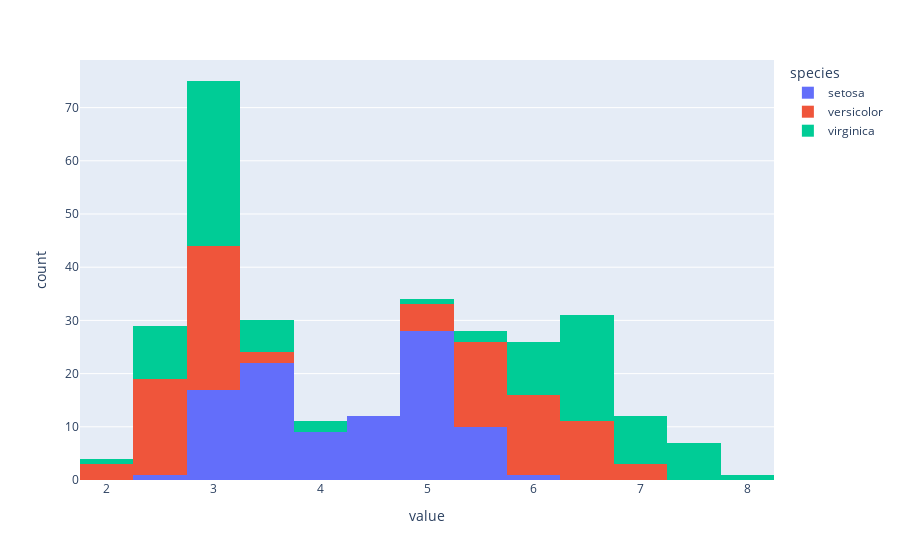

Write notebook code for a chart like this one.
### Markdown cell above
```
Plot sepal_length and sepal_width features on the same histogram. 
```

### Code cell
fig = px.histogram(df, x=["sepal_width","sepal_length"], color="species", nbins =20)
fig.show()

### Figure 1 — Plotly figure (JSON) as saved in the notebook; plotly's stock layout.template omitted (floating-point values rounded to 4 significant figures)
{"data": [{"alignmentgroup": "True", "bingroup": "x", "hovertemplate": "species=setosa<br>value=%{x}<br>count=%{y}<extra></extra>", "legendgroup": "setosa", "marker": {"color": "#636efa"}, "name": "setosa", "nbinsx": 20, "offsetgroup": "setosa", "orientation": "v", "showlegend": true, "type": "histogram", "x": [3.5, 3, 3.2, 3.1, 3.6, 3.9, 3.4, 3.4, 2.9, 3.1, 3.7, 3.4, 3, 3, 4, 4.4, 3.9, 3.5, 3.8, 3.8, 3.4, 3.7, 3.6, 3.3, 3.4, 3, 3.4, 3.5, 3.4, 3.2, 3.1, 3.4, 4.1, 4.2, 3.1, 3.2, 3.5, 3.1, 3, 3.4, 3.5, 2.3, 3.2, 3.5, 3.8, 3, 3.8, 3.2, 3.7, 3.3, 5.1, 4.9, 4.7, 4.6, 5, 5.4, 4.6, 5, 4.4, 4.9, 5.4, 4.8, 4.8, 4.3, 5.8, 5.7, 5.4, 5.1, 5.7, 5.1, 5.4, 5.1, 4.6, 5.1, 4.8, 5, 5, 5.2, 5.2, 4.7, 4.8, 5.4, 5.2, 5.5, 4.9, 5, 5.5, 4.9, 4.4, 5.1, 5, 4.5, 4.4, 5, 5.1, 4.8, 5.1, 4.6, 5.3, 5], "xaxis": "x", "yaxis": "y"}, {"alignmentgroup": "True", "bingroup": "x", "hovertemplate": "species=versicolor<br>value=%{x}<br>count=%{y}<extra></extra>", "legendgroup": "versicolor", "marker": {"color": "#EF553B"}, "name": "versicolor", "nbinsx": 20, "offsetgroup": "versicolor", "orientation": "v", "showlegend": true, "type": "histogram", "x": [3.2, 3.2, 3.1, 2.3, 2.8, 2.8, 3.3, 2.4, 2.9, 2.7, 2, 3, 2.2, 2.9, 2.9, 3.1, 3, 2.7, 2.2, 2.5, 3.2, 2.8, 2.5, 2.8, 2.9, 3, 2.8, 3, 2.9, 2.6, 2.4, 2.4, 2.7, 2.7, 3, 3.4, 3.1, 2.3, 3, 2.5, 2.6, 3, 2.6, 2.3, 2.7, 3, 2.9, 2.9, 2.5, 2.8, 7, 6.4, 6.9, 5.5, 6.5, 5.7, 6.3, 4.9, 6.6, 5.2, 5, 5.9, 6, 6.1, 5.6, 6.7, 5.6, 5.8, 6.2, 5.6, 5.9, 6.1, 6.3, 6.1, 6.4, 6.6, 6.8, 6.7, 6, 5.7, 5.5, 5.5, 5.8, 6, 5.4, 6, 6.7, 6.3, 5.6, 5.5, 5.5, 6.1, 5.8, 5, 5.6, 5.7, 5.7, 6.2, 5.1, 5.7], "xaxis": "x", "yaxis": "y"}, {"alignmentgroup": "True", "bingroup": "x", "hovertemplate": "species=virginica<br>value=%{x}<br>count=%{y}<extra></extra>", "legendgroup": "virginica", "marker": {"color": "#00cc96"}, "name": "virginica", "nbinsx": 20, "offsetgroup": "virginica", "orientation": "v", "showlegend": true, "type": "histogram", "x": [3.3, 2.7, 3, 2.9, 3, 3, 2.5, 2.9, 2.5, 3.6, 3.2, 2.7, 3, 2.5, 2.8, 3.2, 3, 3.8, 2.6, 2.2, 3.2, 2.8, 2.8, 2.7, 3.3, 3.2, 2.8, 3, 2.8, 3, 2.8, 3.8, 2.8, 2.8, 2.6, 3, 3.4, 3.1, 3, 3.1, 3.1, 3.1, 2.7, 3.2, 3.3, 3, 2.5, 3, 3.4, 3, 6.3, 5.8, 7.1, 6.3, 6.5, 7.6, 4.9, 7.3, 6.7, 7.2, 6.5, 6.4, 6.8, 5.7, 5.8, 6.4, 6.5, 7.7, 7.7, 6, 6.9, 5.6, 7.7, 6.3, 6.7, 7.2, 6.2, 6.1, 6.4, 7.2, 7.4, 7.9, 6.4, 6.3, 6.1, 7.7, 6.3, 6.4, 6, 6.9, 6.7, 6.9, 5.8, 6.8, 6.7, 6.7, 6.3, 6.5, 6.2, 5.9], "xaxis": "x", "yaxis": "y"}], "layout": {"barmode": "relative", "legend": {"title": {"text": "species"}, "tracegroupgap": 0}, "margin": {"t": 60}, "xaxis": {"anchor": "y", "domain": [0, 1], "title": {"text": "value"}}, "yaxis": {"anchor": "x", "domain": [0, 1], "title": {"text": "count"}}}}
